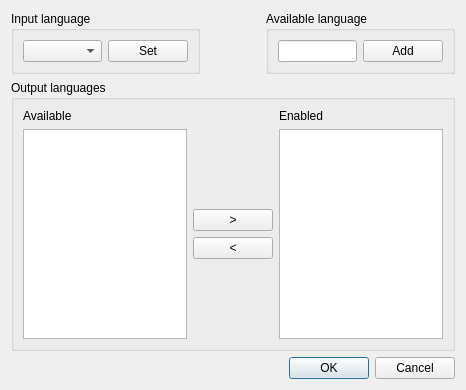
<?xml version="1.0" encoding="UTF-8"?>
<ui version="4.0">
 <class>QSettingsDlg</class>
 <widget class="QDialog" name="QSettingsDlg">
  <property name="geometry">
   <rect>
    <x>0</x>
    <y>0</y>
    <width>466</width>
    <height>390</height>
   </rect>
  </property>
  <property name="windowTitle">
   <string>Settings</string>
  </property>
  <layout class="QGridLayout" name="gridLayout">
   <item row="2" column="0" colspan="3">
    <layout class="QHBoxLayout" name="horizontalLayout_2">
     <item>
      <spacer name="horizontalSpacer">
       <property name="orientation">
        <enum>Qt::Horizontal</enum>
       </property>
       <property name="sizeHint" stdset="0">
        <size>
         <width>40</width>
         <height>20</height>
        </size>
       </property>
      </spacer>
     </item>
     <item>
      <widget class="QPushButton" name="pushButton_Ok">
       <property name="text">
        <string>OK</string>
       </property>
      </widget>
     </item>
     <item>
      <widget class="QPushButton" name="pushButton_Cancel">
       <property name="text">
        <string>Cancel</string>
       </property>
      </widget>
     </item>
    </layout>
   </item>
   <item row="1" column="0" colspan="3">
    <widget class="QGroupBox" name="groupBox">
     <property name="sizePolicy">
      <sizepolicy hsizetype="Preferred" vsizetype="MinimumExpanding">
       <horstretch>0</horstretch>
       <verstretch>0</verstretch>
      </sizepolicy>
     </property>
     <property name="title">
      <string>Output languages</string>
     </property>
     <layout class="QGridLayout" name="gridLayout_2">
      <item row="0" column="0">
       <widget class="QLabel" name="label">
        <property name="sizePolicy">
         <sizepolicy hsizetype="Preferred" vsizetype="Fixed">
          <horstretch>0</horstretch>
          <verstretch>0</verstretch>
         </sizepolicy>
        </property>
        <property name="text">
         <string>Available</string>
        </property>
       </widget>
      </item>
      <item row="0" column="2">
       <widget class="QLabel" name="label_2">
        <property name="sizePolicy">
         <sizepolicy hsizetype="Preferred" vsizetype="Fixed">
          <horstretch>0</horstretch>
          <verstretch>0</verstretch>
         </sizepolicy>
        </property>
        <property name="text">
         <string>Enabled</string>
        </property>
       </widget>
      </item>
      <item row="1" column="0">
       <widget class="QListWidget" name="listWidget_LangsAvailable"/>
      </item>
      <item row="1" column="1">
       <layout class="QVBoxLayout" name="verticalLayout">
        <item>
         <spacer name="verticalSpacer">
          <property name="orientation">
           <enum>Qt::Vertical</enum>
          </property>
          <property name="sizeHint" stdset="0">
           <size>
            <width>20</width>
            <height>40</height>
           </size>
          </property>
         </spacer>
        </item>
        <item>
         <widget class="QPushButton" name="pushButton_LangMoveToEnabled">
          <property name="text">
           <string>&gt;</string>
          </property>
         </widget>
        </item>
        <item>
         <widget class="QPushButton" name="pushButton_LangMoveToAvailable">
          <property name="text">
           <string>&lt;</string>
          </property>
         </widget>
        </item>
        <item>
         <spacer name="verticalSpacer_2">
          <property name="orientation">
           <enum>Qt::Vertical</enum>
          </property>
          <property name="sizeHint" stdset="0">
           <size>
            <width>20</width>
            <height>40</height>
           </size>
          </property>
         </spacer>
        </item>
       </layout>
      </item>
      <item row="1" column="2">
       <widget class="QListWidget" name="listWidget_LangsEnabled">
        <property name="sizePolicy">
         <sizepolicy hsizetype="Expanding" vsizetype="MinimumExpanding">
          <horstretch>0</horstretch>
          <verstretch>0</verstretch>
         </sizepolicy>
        </property>
       </widget>
      </item>
     </layout>
    </widget>
   </item>
   <item row="0" column="0">
    <widget class="QGroupBox" name="groupBox_2">
     <property name="title">
      <string>Input language</string>
     </property>
     <layout class="QHBoxLayout" name="horizontalLayout">
      <item>
       <widget class="QComboBox" name="comboBox_InputLang">
        <property name="sizePolicy">
         <sizepolicy hsizetype="Ignored" vsizetype="Fixed">
          <horstretch>0</horstretch>
          <verstretch>0</verstretch>
         </sizepolicy>
        </property>
        <property name="minimumSize">
         <size>
          <width>79</width>
          <height>0</height>
         </size>
        </property>
       </widget>
      </item>
      <item>
       <widget class="QPushButton" name="pushButton_SetInputLang">
        <property name="text">
         <string>Set</string>
        </property>
       </widget>
      </item>
     </layout>
    </widget>
   </item>
   <item row="0" column="2">
    <widget class="QGroupBox" name="groupBox_3">
     <property name="title">
      <string>Available language</string>
     </property>
     <layout class="QHBoxLayout" name="horizontalLayout_3">
      <item>
       <widget class="QLineEdit" name="lineEdit_AvailableLang">
        <property name="sizePolicy">
         <sizepolicy hsizetype="Ignored" vsizetype="Fixed">
          <horstretch>0</horstretch>
          <verstretch>0</verstretch>
         </sizepolicy>
        </property>
        <property name="minimumSize">
         <size>
          <width>79</width>
          <height>0</height>
         </size>
        </property>
       </widget>
      </item>
      <item>
       <widget class="QPushButton" name="pushButton_AddAvailableLang">
        <property name="text">
         <string>Add</string>
        </property>
       </widget>
      </item>
     </layout>
    </widget>
   </item>
   <item row="0" column="1">
    <spacer name="horizontalSpacer_2">
     <property name="orientation">
      <enum>Qt::Horizontal</enum>
     </property>
     <property name="sizeHint" stdset="0">
      <size>
       <width>40</width>
       <height>20</height>
      </size>
     </property>
    </spacer>
   </item>
  </layout>
 </widget>
 <resources/>
 <connections/>
</ui>
